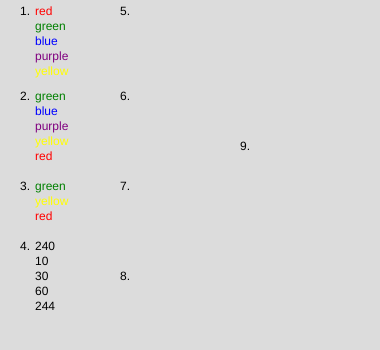
Frame 1 (no input)
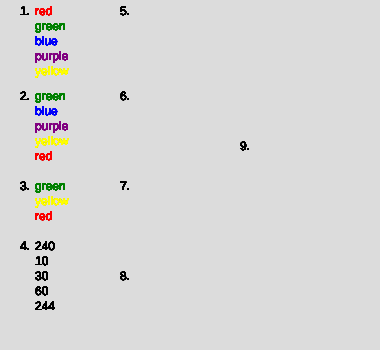
Frame 60 (no input)
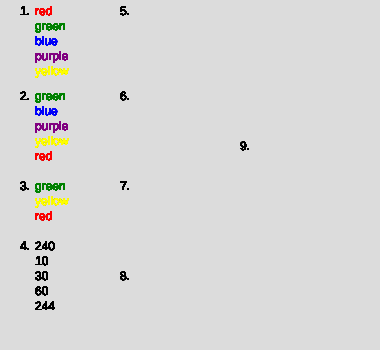
Frame 120 (the mouse pressed at the canvas centre since frame 60)

The p5.js sketch that drew these frames (run headless with seeded random() and noise() and a simulated clock; from frame 60 on, the mouse is pressed at the canvas centre):

// p5.js sketch
// ── sketch.js
function setup() {
  createCanvas(380, 350);
  background(220);
}

function draw() {
  let colors = ["red", "green", "blue", "purple", "yellow"]
  let getallen =[400, 240, 10, 490, 30, 60, 244, 500, 301, 300]
  let plus = [3, 55, 93, 20, 102, 6]
  let plus1 = [14, 22, 80, 5]
  fill(0);
  text("1.", 20, 15);
  text("2.", 20, 100);
  text("3.", 20, 190);
  text("4.", 20, 250);
  text("5.", 120, 15);
  text("6.", 120, 100);
  text('7.', 120, 190);
  text("8.", 120, 280);
  text("9.", 240, 150);
   g = 0;
   y = 15;
  for(let i = 0; i < colors.length; i++) {
    fill(colors[g]);
    text(colors[g], 35, y);
    g++;
    y += 15;
  }
 
  y1 = 100;
  g1 = 0
  colors.shift();
  colors.push("red")
  for(let j = 0; j < colors.length; j++) {
    
    fill(colors[g1]);
    text(colors[g1], 35, y1);
    g1++;
    y1 += 15
 
  }
  y2 = 190;
  g2 = 0;
  colors.splice(1, 2);
  for(let k = 0; k < colors. length; k++) {
    fill(colors[g2]);
    text(colors[g2], 35, y2);
    g2++;
    y2 += 15
  }
  y3 = 250;
  g3 = 0;
  for(let l = 0; l < getallen.length; l++) {
    if (getallen[g3] < 300) {
     fill(0);
     text(getallen[g3], 35, y3)
     y3 += 15
    }
    g3++
    
  }


 
 

}
